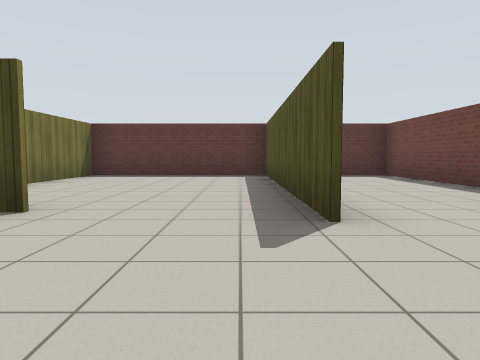
View 1 (above)

16 first-person views from a walk through a robot-simulator world made for Gazebo. The camera is 0.94 m above the floor, tilts 4° down and sees 70° across. The floor is counted in squares, 2 m on a side. Each view is taken from the middle of a square. On the plan, view 1 faces up. The plan holds only what a view shows up to about 9 squares ahead; the rest is blank. Gazebo's built-in surfaces are drawn with simple patterns.

View 2
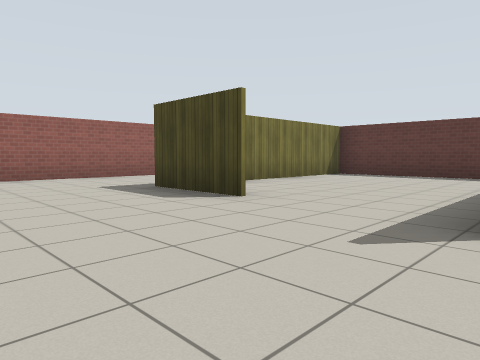

View 3
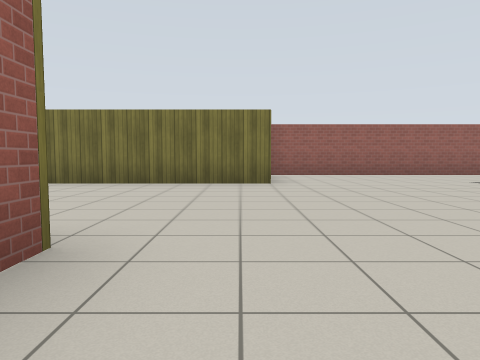

View 4
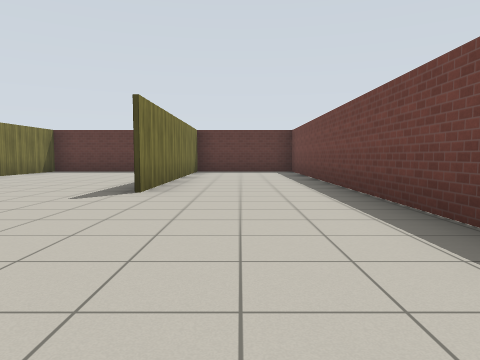

View 5
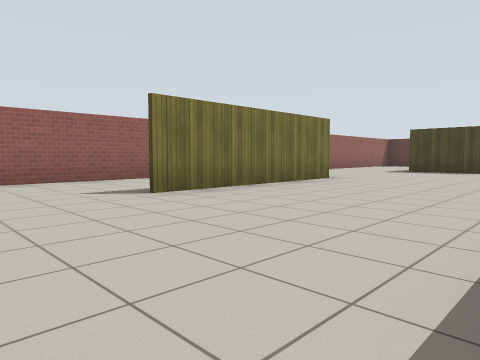

View 6
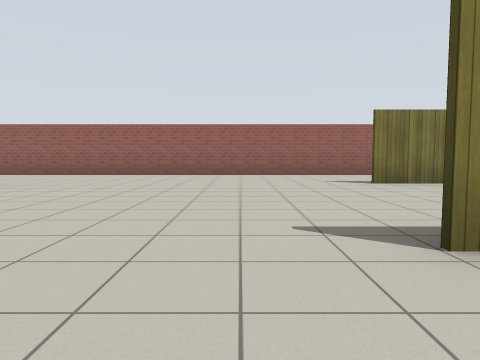

View 7
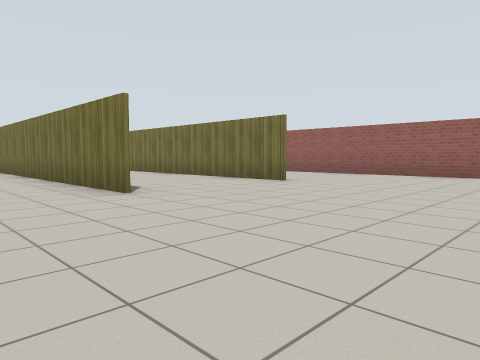

View 8
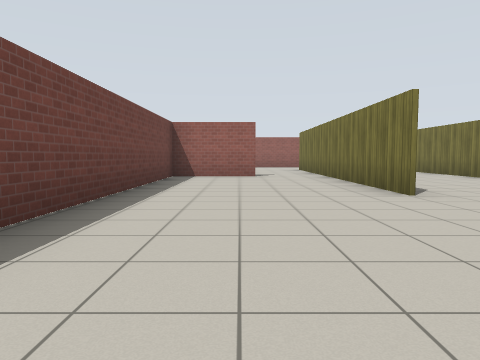

View 9
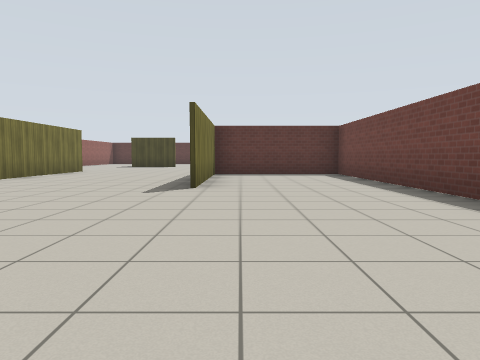

View 10
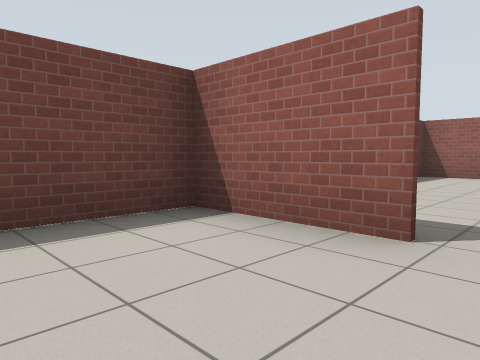

View 11
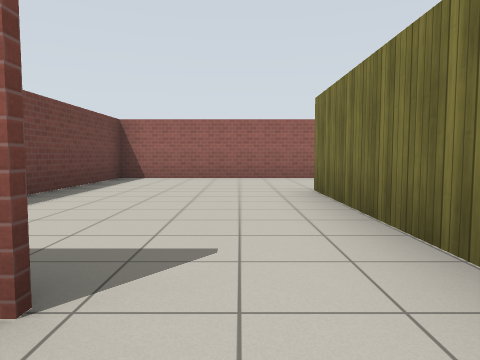

View 12
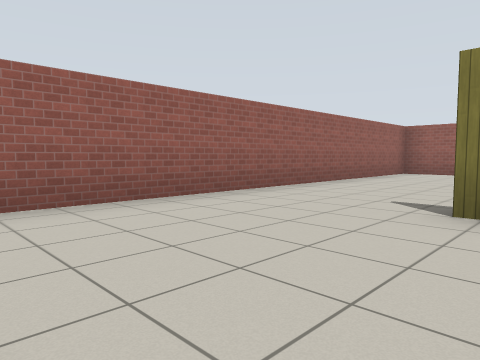

View 13
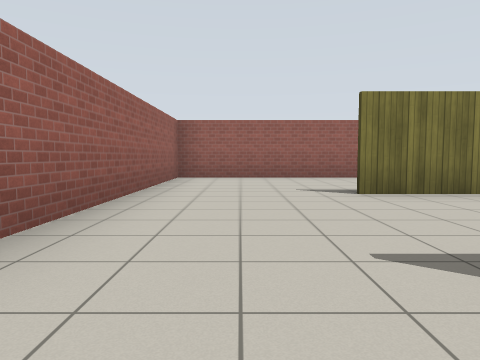

View 14
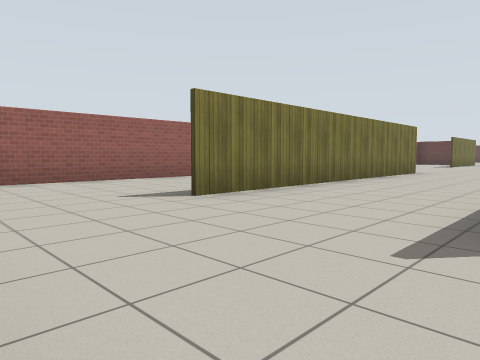

View 15
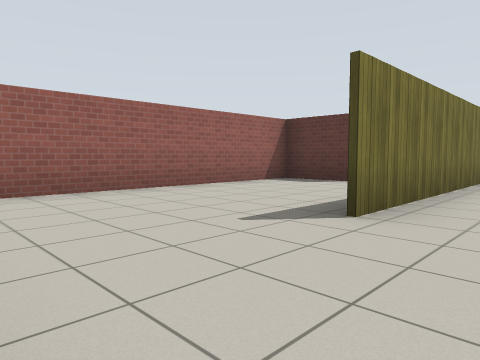

View 16
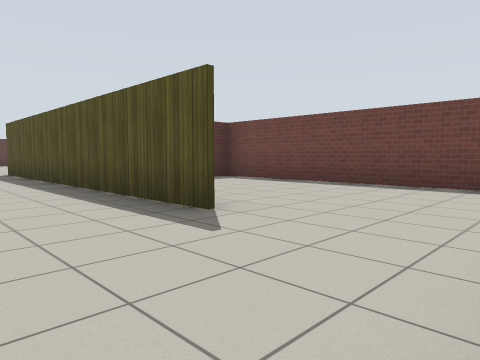

### Floor plan
Points are (right, up) in squares from view 1. A wall is a line through its corners. A room is listed if a view was taken in it or the views show most of it. See-through windows are left out.
Room 1 (views 1, 2, 3, 4, 5, 6, 7, 8, 9, 10, 11)
walls: (0.2, -3) (0.7, -3); (-3.8, -1.4) (-3.8, -5.8); (-6.5, -4.1) (-6.5, -14); (3.6, -8.4) (3.6, -3) (0.3, -3) (0.3, -7); (3.6, 0.1) (3.6, 8.4) (2.4, 8.4); (0, -12) (0, -15.4); (0.6, 2.4) (0.6, 3.4); (-1.7, 2.8) (-3.7, 2.8); (-6.5, 4.6) (-6.5, -1.2); (1.6, -16) (3.6, -16) (3.6, -10.1); (0.7, 7) (0.7, 2.4)
ways out: opening at (-3, -14.5) to room 2; opening at (1, -16) to room 2; opening at (-0.5, 3) to room 3
Room 2 (views 12, 13, 14, 15, 16)
walls: (-0.1, -19.8) (-0.1, -12.1); (0, -15.4) (0, -19.8); (-5, -16.1) (-6.5, -16.1) (-6.5, -22.4) (3.6, -22.4) (3.6, -16); (3.6, -16.1) (3.1, -16.1); (-3.2, -12) (-3.2, -19.6)
ways out: opening at (-3, -14.5) to room 1; opening at (1, -16) to room 1
Room 3 (no view inside)
walls: (0.6, 3.4) (0.6, 8.4) (-3.6, 8.4) (-3.6, 4.7)
ways out: opening at (-0.5, 3) to room 1

Where each view was taken, in squares from view 1:
view 1: 0 up, 0 right, facing up
view 2: 0 up, 1 right, facing up-left
view 3: 2 down, 2 right, facing left
view 4: 2 down, 2 right, facing up
view 5: 8 down, 0 right, facing up-left
view 6: 8 down, 2 right, facing left
view 7: 8 down, 2 right, facing down-left
view 8: 8 down, 2 right, facing down
view 9: 12 down, 1 right, facing up
view 10: 14 down, 1 right, facing down-right
view 11: 15 down, 1 right, facing down
view 12: 19 down, 3 right, facing down-left
view 13: 21 down, 1 right, facing left
view 14: 22 down, 0 right, facing up-left
view 15: 22 down, 2 left, facing up-left
view 16: 22 down, 2 left, facing up-right
